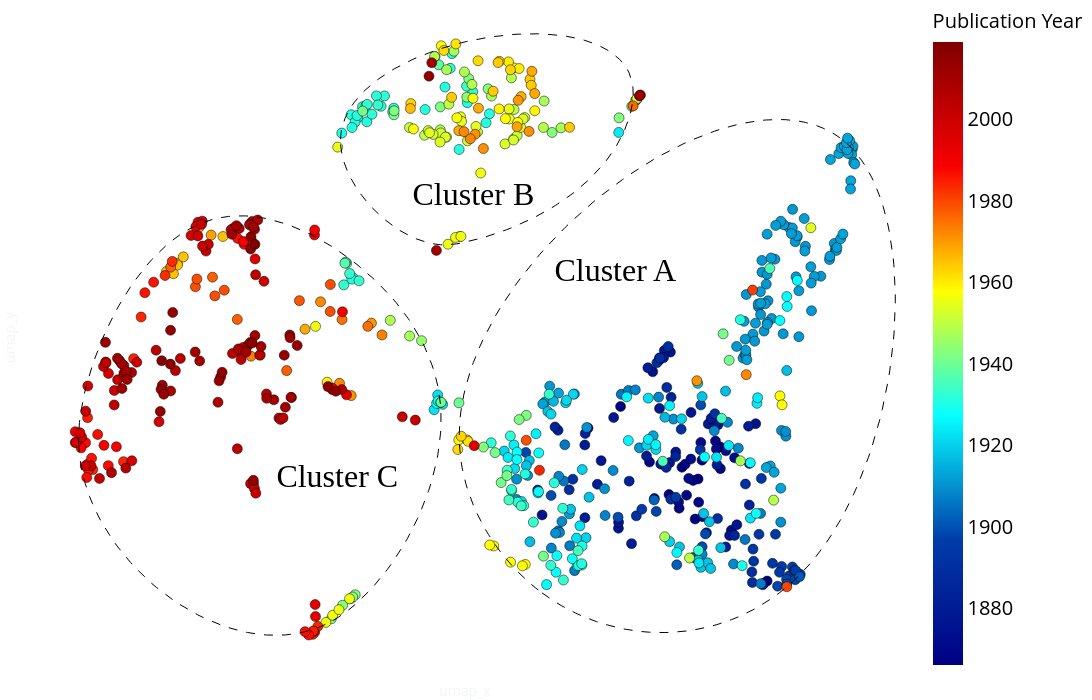

This figure's notebook cell:
### Code cell
import plotly.graph_objects as go
from scipy.spatial import ConvexHull
import numpy as np
from scipy.spatial import ConvexHull
from scipy.interpolate import splprep, splev

width=1250
height=700

fig = px.scatter(
    predicted_detectives_df,
    x="umap_x",
    y="umap_y",
    color="year",
    hover_data=[col for col in predicted_detectives_df.columns if 'att' not in col],
    title=None,
    width=width,
    height=height,
    color_continuous_scale=px.colors.sequential.Jet,
)


fig.update_traces(
    marker=dict(
        line=dict(
            width=0.5,         # Scatter point border width
            color="black"    # Scatter point border color
        ),
        size=10               # Optional: make points bigger
    )
)

# Draw smooth convex hull for each cluster
for cluster_id in predicted_detectives_df["cluster"].unique():
    cluster_points = predicted_detectives_df[predicted_detectives_df["cluster"] == cluster_id][["umap_x", "umap_y"]].values

    if len(cluster_points) >= 3:
        hull = ConvexHull(cluster_points)
        hull_points = cluster_points[hull.vertices]
        hull_points = np.vstack([hull_points, hull_points[0]])  # close the loop

        # Interpolate a spline around the hull points
        x, y = hull_points[:, 0], hull_points[:, 1]
        tck, _ = splprep([x, y], s=0.05, per=True)  # `s` is smoothness, tweak as needed
        interp_points = splev(np.linspace(0, 1, 180), tck)

        fig.add_trace(
            go.Scatter(
                x=interp_points[0],
                y=interp_points[1],
                mode='lines',
                line=dict(color='black', width=1, dash='dash'),
                name=f"Cluster {cluster_id} boundary",
                showlegend=False,
            )
        )

# Cluster names and manual (dx, dy) offsets
cluster_labels = {
    0: {"name": "Cluster A", "offset": (-1, 2)},
    1: {"name": "Cluster C", "offset": (1.6, -1.4)},
    2: {"name": "Cluster B", "offset": (0, -1.1)},
    # Add more as needed
}

for cluster_id in predicted_detectives_df["cluster"].unique():
    cluster_points = predicted_detectives_df[predicted_detectives_df["cluster"] == cluster_id][["umap_x", "umap_y"]].values
    centroid = np.mean(cluster_points, axis=0)

    # Apply manual offset
    offset = cluster_labels.get(cluster_id, {}).get("offset", (0, 0))
    label_x = centroid[0] + offset[0]
    label_y = centroid[1] + offset[1]
    label_text = cluster_labels.get(cluster_id, {}).get("name", f"Cluster {cluster_id}")

    fig.add_trace(go.Scatter(
        x=[label_x],
        y=[label_y],
        text=[label_text],
        mode="text",
        showlegend=False,
        textfont=dict(color="black", size=32, family="Times Roman", weight=10),
    ))


# White background and remove grid/zero lines
fig.update_layout(
    autosize=False,
    width=width,
    height=height,
    plot_bgcolor='white',
    paper_bgcolor='white',
    margin=dict(l=0, r=0, t=0, b=0),
    coloraxis_colorbar=dict(
        title=dict(
            text="Publication Year",
            font=dict(color="black", size=20)
        ),
        tickfont=dict(color="black", size=20)
    ),
)

fig.update_xaxes(showgrid=False, showticklabels=False, zeroline=False)
fig.update_yaxes(showgrid=False, showticklabels=False, zeroline=False)

fig.show()
fig.write_image(f"figures/detective_clusters.png",
                    width=width,
                    height=height,
                    scale=4)
fig.write_html("figures/detective_clusters.html")

### Figure 1 — Plotly figure (JSON) as saved in the notebook; plotly's stock layout.template omitted (floating-point values rounded to 4 significant figures; data arrays with more than 128 entries replaced by an {"elided": "..."} marker saying what was removed)
{"data": [{"customdata": {"elided": "713x6 mixed values"}, "hovertemplate": "umap_x=%{x}<br>umap_y=%{y}<br>year=%{marker.color}<br>label=%{customdata[1]}<br>mention_ratio=%{customdata[2]}<br>author=%{customdata[3]}<br>multidoc_alias=%{customdata[4]}<br>cluster=%{customdata[5]}<extra></extra>", "legendgroup": "", "marker": {"color": {"elided": "713 int values"}, "coloraxis": "coloraxis", "symbol": "circle", "line": {"color": "black", "width": 0.5}, "size": 10}, "mode": "markers", "name": "", "orientation": "v", "showlegend": false, "x": {"elided": "713 float values"}, "xaxis": "x", "y": {"elided": "713 float values"}, "yaxis": "y", "type": "scatter"}, {"line": {"color": "black", "dash": "dash", "width": 1}, "mode": "lines", "name": "Cluster 0 boundary", "showlegend": false, "x": {"elided": "180 float values"}, "y": {"elided": "180 float values"}, "type": "scatter"}, {"line": {"color": "black", "dash": "dash", "width": 1}, "mode": "lines", "name": "Cluster 1 boundary", "showlegend": false, "x": {"elided": "180 float values"}, "y": {"elided": "180 float values"}, "type": "scatter"}, {"line": {"color": "black", "dash": "dash", "width": 1}, "mode": "lines", "name": "Cluster 2 boundary", "showlegend": false, "x": {"elided": "180 float values"}, "y": {"elided": "180 float values"}, "type": "scatter"}, {"mode": "text", "showlegend": false, "text": ["Cluster A"], "textfont": {"color": "black", "family": "Times Roman", "size": 32, "weight": 10}, "x": [7.491], "y": [5.594], "type": "scatter"}, {"mode": "text", "showlegend": false, "text": ["Cluster C"], "textfont": {"color": "black", "family": "Times Roman", "size": 32, "weight": 10}, "x": [3.172], "y": [2.936], "type": "scatter"}, {"mode": "text", "showlegend": false, "text": ["Cluster B"], "textfont": {"color": "black", "family": "Times Roman", "size": 32, "weight": 10}, "x": [5.287], "y": [6.576], "type": "scatter"}], "layout": {"xaxis": {"anchor": "y", "domain": [0.0, 1.0], "title": {"text": "umap_x"}, "showgrid": false, "showticklabels": false, "zeroline": false}, "yaxis": {"anchor": "x", "domain": [0.0, 1.0], "title": {"text": "umap_y"}, "showgrid": false, "showticklabels": false, "zeroline": false}, "coloraxis": {"colorbar": {"title": {"text": "Publication Year", "font": {"color": "black", "size": 20}}, "tickfont": {"color": "black", "size": 20}}, "colorscale": [[0.0, "rgb(0,0,131)"], [0.2, "rgb(0,60,170)"], [0.4, "rgb(5,255,255)"], [0.6, "rgb(255,255,0)"], [0.8, "rgb(250,0,0)"], [1.0, "rgb(128,0,0)"]]}, "legend": {"tracegroupgap": 0}, "margin": {"t": 0, "l": 0, "r": 0, "b": 0}, "height": 700, "width": 1250, "autosize": false, "plot_bgcolor": "white", "paper_bgcolor": "white"}}
